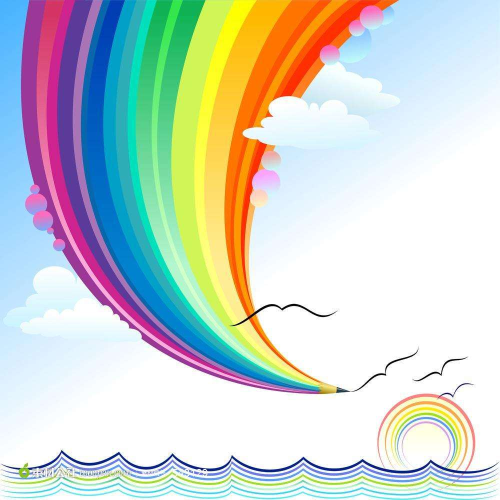
%> input picture Matlab/Image_proc/CMY/CMY_check.jpg, 1000 x 1000 px (shown at 1/2 size)
$ octave check.m   (GNU Octave 9; MATLAB toolbox functions it lacks are replaced by stand-ins)
%> lines starting %> are read from the running program, lines starting %| are printed output that depends on the picture
% 读取RGB图像
rgbImage = imread('CMY_check.jpg'); % 替换为您的图像文件路径
%> rgbImage is the input picture: size 1000x1000x3 uint8; mean R, G, B 203.4, 211.6, 204.9

% 转换为CMY图像
cmyImage = 1 - double(rgbImage) / 255;
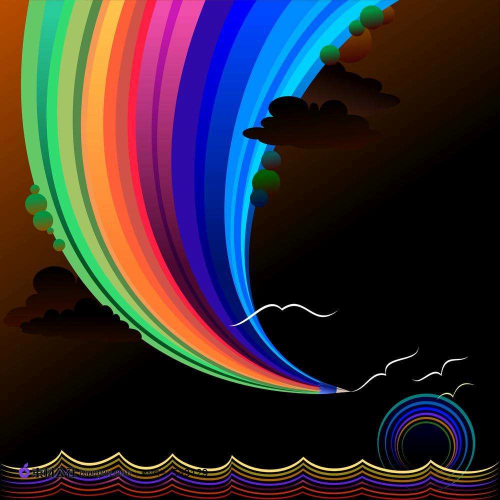
%> cmyImage: size 1000x1000x3 double (shown at 1/2 size); mean R, G, B 0.202, 0.17, 0.196

% 分别提高C、M、Y分量，其他分量保持不变
enhancedC = cat(3, cmyImage(:,:,1) - 0.6, cmyImage(:,:,2), cmyImage(:,:,3));
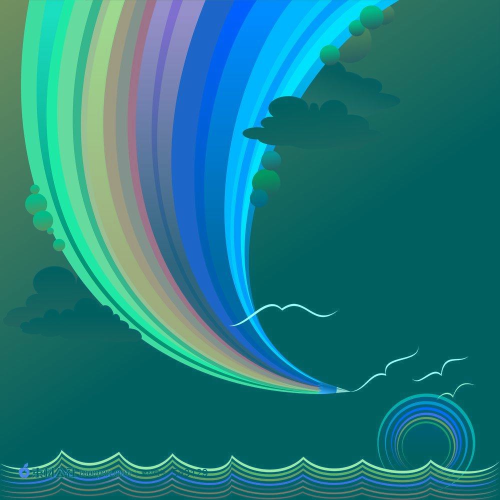
%> enhancedC: size 1000x1000x3 double (shown at 1/2 size); mean R, G, B -0.398, 0.17, 0.196; drawn with min black and max white
enhancedM = cat(3, cmyImage(:,:,1), cmyImage(:,:,2) - 0.6, cmyImage(:,:,3));
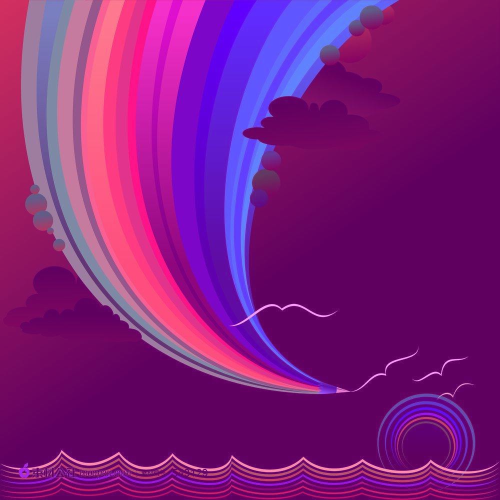
%> enhancedM: size 1000x1000x3 double (shown at 1/2 size); mean R, G, B 0.202, -0.43, 0.196; drawn with min black and max white
enhancedY = cat(3, cmyImage(:,:,1), cmyImage(:,:,2), cmyImage(:,:,3) - 0.6);
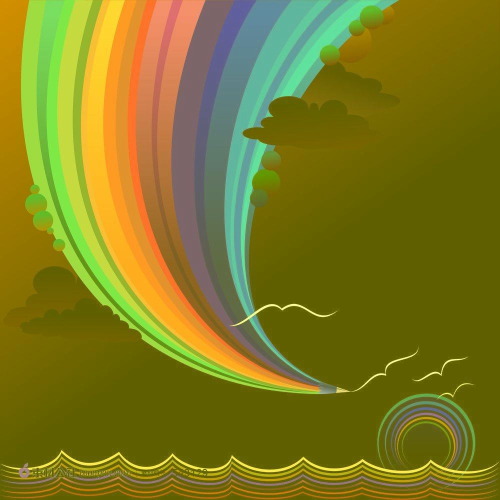
%> enhancedY: size 1000x1000x3 double (shown at 1/2 size); mean R, G, B 0.202, 0.17, -0.404; drawn with min black and max white

% 创建显示窗口并显示图像
figure('Name', 'CMY');
set(gcf, 'MenuBar', 'none');
set(gcf, 'ToolBar', 'none');
set(gcf, 'Units', 'pixels');
set(gcf, 'Position', [100, 100, 1119, 600]);

% 显示图像
subplot(2, 2, 1);
imshow(rgbImage);
title('原图');

subplot(2, 2, 2);
imshow(enhancedC);
title('降低C分量(青)');

subplot(2, 2, 3);
imshow(enhancedM);
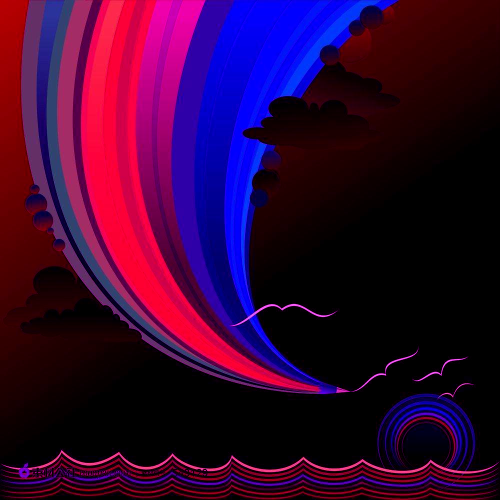
%> displayed picture: size 1000x1000x3, on the screen's scale of 0 to 255 (shown at 1/2 size); mean R, G, B 51.6, 4.2, 50.1
title('降低M分量(洋红)');

subplot(2, 2, 4);
imshow(enhancedY);
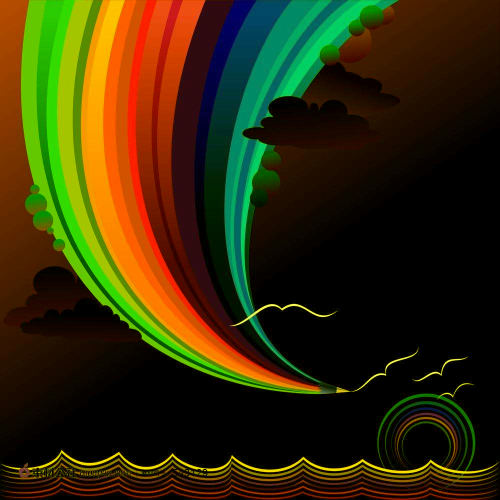
%> displayed picture: size 1000x1000x3, on the screen's scale of 0 to 255 (shown at 1/2 size); mean R, G, B 51.6, 43.4, 7.4
title('降低Y分量(黄)');
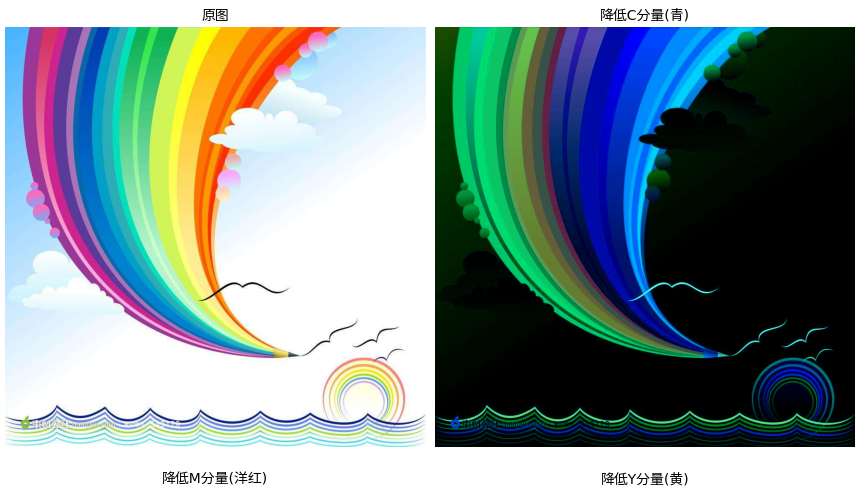
%> figure redrawn from the program's plot data, 4 panels
